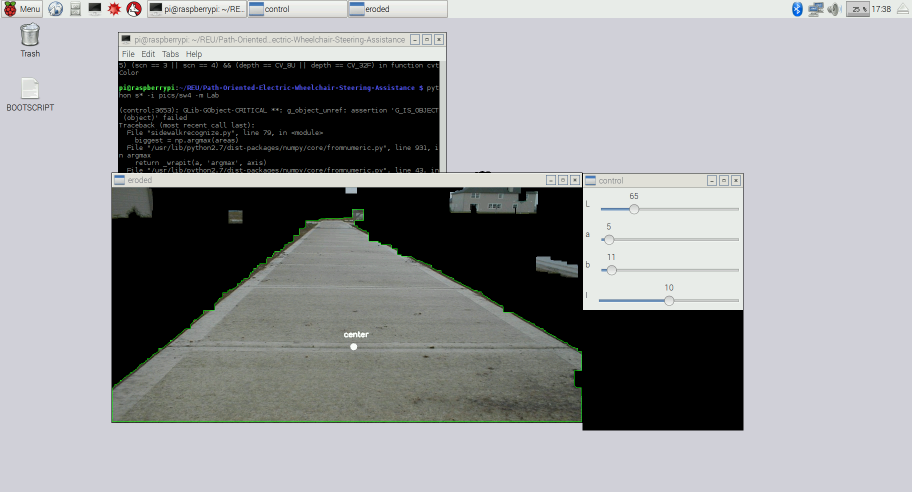
#> input picture pics/2016-08-04-173815_1824x984_scrot.png, 1824 x 984 px, given in place of sw4, which was not available (shown at 1/2 size)
$ python kmean.py
#> lines starting #> are read from the running program, lines starting #| are printed output that depends on the picture; pictures that were not available may be replaced by others from this repository, and a replacement may not be noted
from sklearn.cluster import MiniBatchKMeans
import numpy as np
import argparse
import cv2

k = 5

image = cv2.imread("sw4")
#> image is the input picture: shape (984, 1824, 3); mean B, G, R 154.3, 152.1, 151
(h, w) = image.shape[:2]
#> h = 984; w = 1824

image = cv2.cvtColor(image, cv2.COLOR_BGR2LAB)
#> image: shape (984, 1824, 3); mean of channels 0, 1, 2 156.5, 128.4, 126.8

# reshape into list
image = image.reshape((image.shape[0] * image.shape[1], 3))

# apply k-means quantization
clt = MiniBatchKMeans(n_clusters = k)
labels = clt.fit_predict(image)
quant = clt.cluster_centers_.astype("uint8")[labels]

# reshape the feature vectors to images
quant = quant.reshape((h, w, 3))
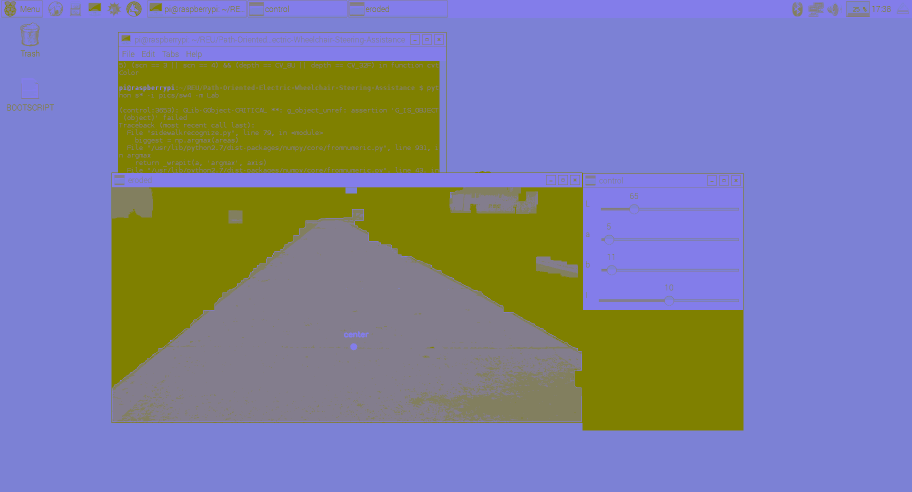
#> quant: shape (984, 1824, 3) (shown at 1/2 size); mean of channels 0, 1, 2 155.8, 127.8, 126.5; drawn as B, G, R
image = image.reshape((h, w, 3))

# convert from L*a*b* to RGB
quant = cv2.cvtColor(quant, cv2.COLOR_LAB2BGR)
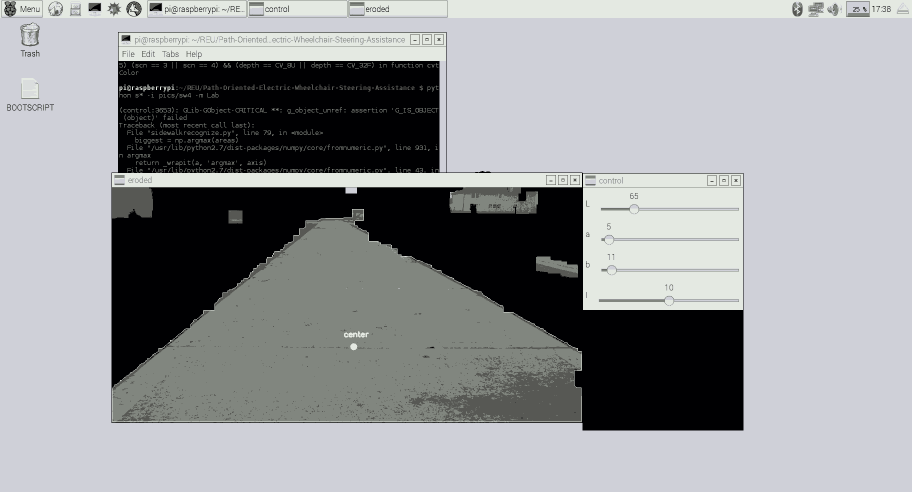
#> quant: shape (984, 1824, 3) (shown at 1/2 size); mean B, G, R 154.8, 152, 150.3
image = cv2.cvtColor(image, cv2.COLOR_LAB2BGR)

# display the images and wait for a keypress
cv2.imshow("image", np.hstack([image, quant]))
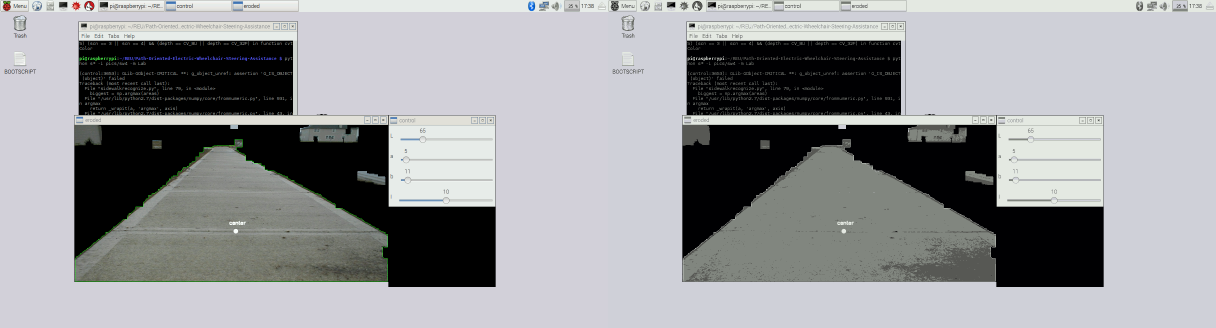
#> window 'image': shape (984, 3648, 3) (shown at 1/3 size); mean B, G, R 154.8, 152.1, 151.1
cv2.waitKey(0)
